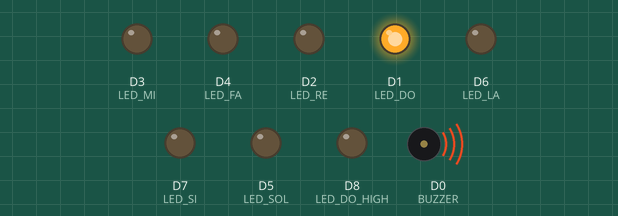
Recording of a sketch running on a simulated ESP8266 (NodeMCU). Parts: output pins drawn as LEDs (lit = HIGH), buzzer (waves = sounding).

Above: at 0.1 s.
At 2.7 s:
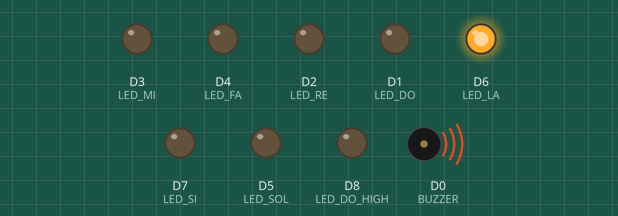
At 5.3 s:
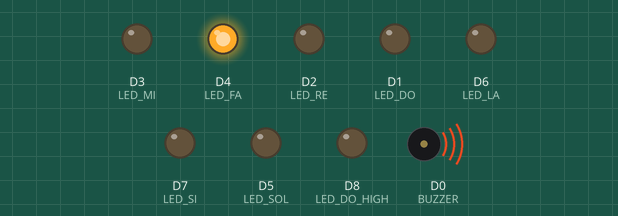
At 11.8 s:
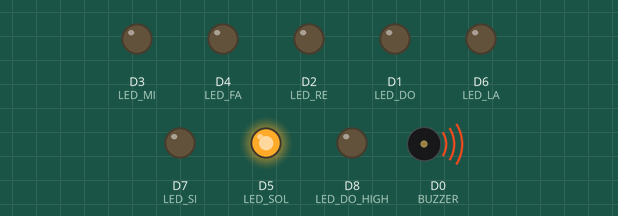
At 18.3 s:
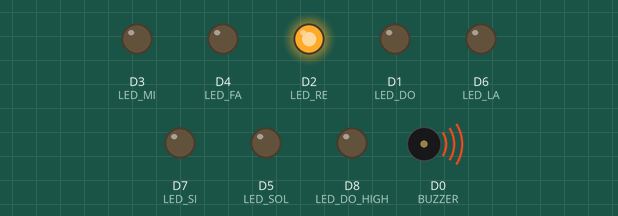
At 37.8 s:
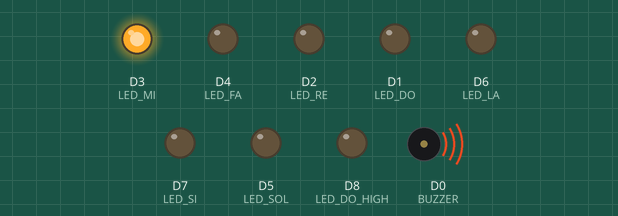
Timing chart, 0 to 40.0 s (numbered marks = the images above):
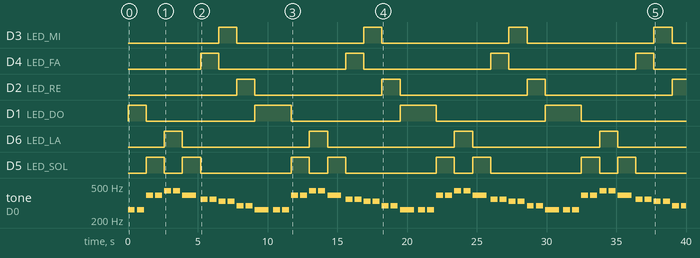

Measured:
- by itself, D3 (LED_MI), D4 (LED_FA), D2 (LED_RE), D6 (LED_LA): alternates HIGH for 1.3 s and LOW for 9.1 s
- by itself, D1 (LED_DO): repeats every 10.4 s: LOW 7.8 s, HIGH 2.6 s
- by itself, D5 (LED_SOL): repeats every 10.4 s: LOW 1.3 s, HIGH 1.3 s, LOW 6.5 s, HIGH 1.3 s
- by itself, tone on D0 (BUZZER): plays 262 Hz for 0.50 s, 262 Hz for 0.50 s, 392 Hz for 0.50 s, 392 Hz for 0.50 s, 440 Hz for 0.50 s, 440 Hz for 0.50 s … (55 notes in this stretch)

The sketch:

belajar_esp8266.ino
```cpp
#define LED_DO D1      // Do (C4)
#define LED_RE D2      // Re (D4)
#define LED_MI D3      // Mi (E4)
#define LED_FA D4      // Fa (F4)
#define LED_SOL D5     // Sol (G4)
#define LED_LA D6      // La (A4)
#define LED_SI D7      // Si (B4)
#define LED_DO_HIGH D8 // Do' (C5)
#define BUZZER D0      // Buzzer

#define NOTE_DO  262   // C4
#define NOTE_RE  294   // D4
#define NOTE_MI  330   // E4
#define NOTE_FA  349   // F4
#define NOTE_SOL 392   // G4
#define NOTE_LA  440   // A4
#define NOTE_SI  494   // B4
#define NOTE_DO_HIGH 523 // C5

int melody[] = {
  NOTE_DO, NOTE_DO, NOTE_SOL, NOTE_SOL, NOTE_LA, NOTE_LA, NOTE_SOL,
  NOTE_FA, NOTE_FA, NOTE_MI, NOTE_MI, NOTE_RE, NOTE_RE, NOTE_DO,
  NOTE_DO, NOTE_DO, NOTE_SOL, NOTE_SOL, NOTE_LA, NOTE_LA, NOTE_SOL,
  NOTE_FA, NOTE_FA, NOTE_MI, NOTE_MI, NOTE_RE, NOTE_RE, NOTE_DO
};

int durations[] = {
  500, 500, 500, 500, 500, 500, 1000,
  500, 500, 500, 500, 500, 500, 1000,
  500, 500, 500, 500, 500, 500, 1000,
  500, 500, 500, 500, 500, 500, 1000
};

int songLength = sizeof(melody) / sizeof(melody[0]);

void setup() {
  pinMode(LED_DO, OUTPUT);
  pinMode(LED_RE, OUTPUT);
  pinMode(LED_MI, OUTPUT);
  pinMode(LED_FA, OUTPUT);
  pinMode(LED_SOL, OUTPUT);
  pinMode(LED_LA, OUTPUT);
  pinMode(LED_SI, OUTPUT);
  pinMode(LED_DO_HIGH, OUTPUT);
  pinMode(BUZZER, OUTPUT);

  turnOffAll();

  Serial.begin(115200);
}

void loop() {
  playSong();
}

void playSong() {
  for (int i = 0; i < songLength; i++) {
    int note = melody[i];
    int duration = durations[i];

    lightLED(note);

    tone(BUZZER, note, duration);

    int pause = duration * 0.3;
    delay(duration + pause);

    turnOffAll();
    noTone(BUZZER);
  }
}

void lightLED(int note) {
  turnOffAll();
  switch (note) {
    case NOTE_DO:
      digitalWrite(LED_DO, HIGH);
      break;
    case NOTE_RE:
      digitalWrite(LED_RE, HIGH);
      break;
    case NOTE_MI:
      digitalWrite(LED_MI, HIGH);
      break;
    case NOTE_FA:
      digitalWrite(LED_FA, HIGH);
      break;
    case NOTE_SOL:
      digitalWrite(LED_SOL, HIGH);
      break;
    case NOTE_LA:
      digitalWrite(LED_LA, HIGH);
      break;
    case NOTE_SI:
      digitalWrite(LED_SI, HIGH);
      break;
    case NOTE_DO_HIGH:
      digitalWrite(LED_DO_HIGH, HIGH);
      break;
  }
}

void turnOffAll() {
  digitalWrite(LED_DO, LOW);
  digitalWrite(LED_RE, LOW);
  digitalWrite(LED_MI, LOW);
  digitalWrite(LED_FA, LOW);
  digitalWrite(LED_SOL, LOW);
  digitalWrite(LED_LA, LOW);
  digitalWrite(LED_SI, LOW);
  digitalWrite(LED_DO_HIGH, LOW);
}
```
